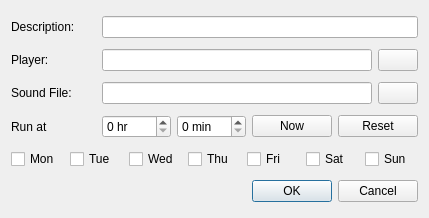
<?xml version="1.0" encoding="UTF-8"?>
<ui version="4.0">
 <class>AlarmDialog</class>
 <widget class="QWidget" name="AlarmDialog">
  <property name="geometry">
   <rect>
    <x>0</x>
    <y>0</y>
    <width>429</width>
    <height>218</height>
   </rect>
  </property>
  <property name="windowTitle">
   <string>Dialog</string>
  </property>
  <layout class="QVBoxLayout" name="verticalLayout">
   <item>
    <layout class="QHBoxLayout" name="horizontalLayout_5">
     <item>
      <widget class="QLabel" name="label_4">
       <property name="minimumSize">
        <size>
         <width>85</width>
         <height>0</height>
        </size>
       </property>
       <property name="text">
        <string>Description:</string>
       </property>
      </widget>
     </item>
     <item>
      <widget class="QLineEdit" name="lineEditComment">
       <property name="clearButtonEnabled">
        <bool>true</bool>
       </property>
      </widget>
     </item>
    </layout>
   </item>
   <item>
    <layout class="QHBoxLayout" name="horizontalLayout">
     <item>
      <widget class="QLabel" name="label">
       <property name="minimumSize">
        <size>
         <width>85</width>
         <height>0</height>
        </size>
       </property>
       <property name="text">
        <string>Player:</string>
       </property>
      </widget>
     </item>
     <item>
      <widget class="QLineEdit" name="lineEditPlayer">
       <property name="clearButtonEnabled">
        <bool>true</bool>
       </property>
      </widget>
     </item>
     <item>
      <widget class="QPushButton" name="pushButtonPlayer">
       <property name="text">
        <string notr="true"/>
       </property>
      </widget>
     </item>
    </layout>
   </item>
   <item>
    <layout class="QHBoxLayout" name="horizontalLayout_2">
     <item>
      <widget class="QLabel" name="label_2">
       <property name="minimumSize">
        <size>
         <width>85</width>
         <height>0</height>
        </size>
       </property>
       <property name="text">
        <string>Sound File:</string>
       </property>
      </widget>
     </item>
     <item>
      <widget class="QLineEdit" name="lineEditSoundFile">
       <property name="clearButtonEnabled">
        <bool>true</bool>
       </property>
      </widget>
     </item>
     <item>
      <widget class="QPushButton" name="pushButtonSoundFile">
       <property name="text">
        <string notr="true"/>
       </property>
      </widget>
     </item>
    </layout>
   </item>
   <item>
    <layout class="QHBoxLayout" name="horizontalLayout_3">
     <item>
      <widget class="QLabel" name="label_3">
       <property name="minimumSize">
        <size>
         <width>85</width>
         <height>0</height>
        </size>
       </property>
       <property name="maximumSize">
        <size>
         <width>85</width>
         <height>16777215</height>
        </size>
       </property>
       <property name="text">
        <string>Run at</string>
       </property>
      </widget>
     </item>
     <item>
      <widget class="QSpinBox" name="spinBoxHour">
       <property name="suffix">
        <string> hr</string>
       </property>
       <property name="maximum">
        <number>23</number>
       </property>
      </widget>
     </item>
     <item>
      <widget class="QSpinBox" name="spinBoxMinute">
       <property name="suffix">
        <string> min</string>
       </property>
       <property name="maximum">
        <number>59</number>
       </property>
      </widget>
     </item>
     <item>
      <widget class="QPushButton" name="pushButtonCurrent">
       <property name="text">
        <string>Now</string>
       </property>
      </widget>
     </item>
     <item>
      <widget class="QPushButton" name="pushButtonReset">
       <property name="text">
        <string>Reset</string>
       </property>
      </widget>
     </item>
    </layout>
   </item>
   <item>
    <layout class="QHBoxLayout" name="horizontalLayout_4">
     <item>
      <widget class="QCheckBox" name="checkBoxMon">
       <property name="text">
        <string>Mon</string>
       </property>
      </widget>
     </item>
     <item>
      <widget class="QCheckBox" name="checkBoxTue">
       <property name="text">
        <string>Tue</string>
       </property>
      </widget>
     </item>
     <item>
      <widget class="QCheckBox" name="checkBoxWed">
       <property name="text">
        <string>Wed</string>
       </property>
      </widget>
     </item>
     <item>
      <widget class="QCheckBox" name="checkBoxThu">
       <property name="text">
        <string>Thu</string>
       </property>
      </widget>
     </item>
     <item>
      <widget class="QCheckBox" name="checkBoxFri">
       <property name="text">
        <string>Fri</string>
       </property>
      </widget>
     </item>
     <item>
      <widget class="QCheckBox" name="checkBoxSat">
       <property name="text">
        <string>Sat</string>
       </property>
      </widget>
     </item>
     <item>
      <widget class="QCheckBox" name="checkBoxSun">
       <property name="text">
        <string>Sun</string>
       </property>
      </widget>
     </item>
    </layout>
   </item>
   <item>
    <widget class="QDialogButtonBox" name="buttonBox">
     <property name="orientation">
      <enum>Qt::Horizontal</enum>
     </property>
     <property name="standardButtons">
      <set>QDialogButtonBox::Cancel|QDialogButtonBox::Ok</set>
     </property>
    </widget>
   </item>
  </layout>
 </widget>
 <resources/>
 <connections/>
</ui>
